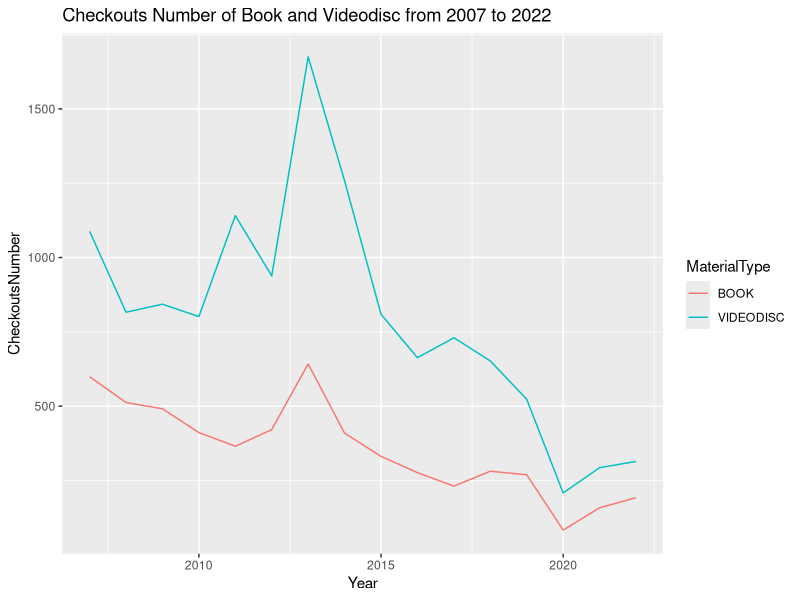

Here is the R script that generated this plot:
library(ggplot2)
library(dplyr)
library(tidyverse)
data1 <- read.csv("Checkouts_by_Title.csv")

vd <- data1 %>%
  filter(CheckoutYear < 2023) %>%
  filter(CheckoutYear > 2006) %>%
  filter(MaterialType == "VIDEODISC") %>%
  group_by(CheckoutYear) %>%
  summarise(num1 = sum(Checkouts))

ab <- data1 %>%
  filter(CheckoutYear > 2006) %>%
  filter(CheckoutYear < 2023) %>%
  filter(MaterialType == "BOOK") %>%
  group_by(CheckoutYear) %>%
  summarise(num2 = sum(Checkouts))

ab1 <- as.numeric(ab$num2)
vd1 <- as.numeric(vd$num1)

df <- data.frame(Year = rep(2007:2022, 2), 
                 CheckoutsNumber = c(ab1,vd1), 
                 MaterialType = c(rep(paste0("BOOK"), each = 16), rep(paste0("VIDEODISC"), each = 16)))

ggplot(data = df, aes(x = Year, y = CheckoutsNumber)) +
  geom_line(aes(colour = MaterialType)) +
  ggtitle("Checkouts Number of Book and Videodisc from 2007 to 2022")
